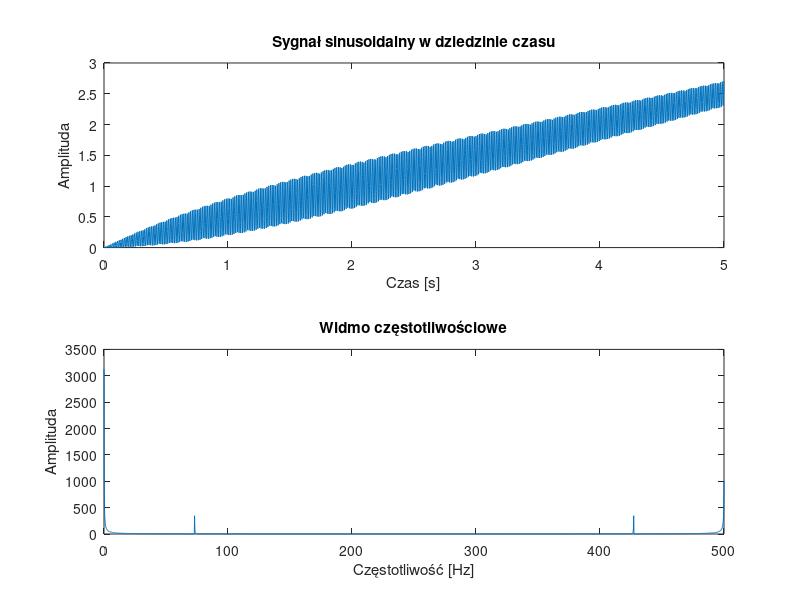

Source code (MATLAB):
% Parametry sygnału
A = 1;
f = 73; % Hz
t1= 2; % sekundy
t2= 2; % sekundy
phi = 0;
n = 1;
czestotliwosc_probkowania = 500; % Hz
czas_trwania = 5; %s

% Czas sygnału
t = linspace(0, czas_trwania, czas_trwania * czestotliwosc_probkowania);

% Generowanie sygnału sinusoidalnego
sygnal = A * (t / t1).^n ./ 1+(t/t1).^n .* exp(-t/t2) .* cos(2 * pi * f * t + phi);

% Transformaty Fouriera
widmo = abs(fft(sygnal));
f = linspace(0, czestotliwosc_probkowania, length(widmo));

% Wykresy
subplot(2, 1, 1);
plot(t, sygnal);
title('Sygnał sinusoidalny w dziedzinie czasu');
xlabel('Czas [s]');
ylabel('Amplituda');

subplot(2, 1, 2);
plot(f, widmo);
title('Widmo częstotliwościowe');
xlabel('Częstotliwość [Hz]');
ylabel('Amplituda');
pause
